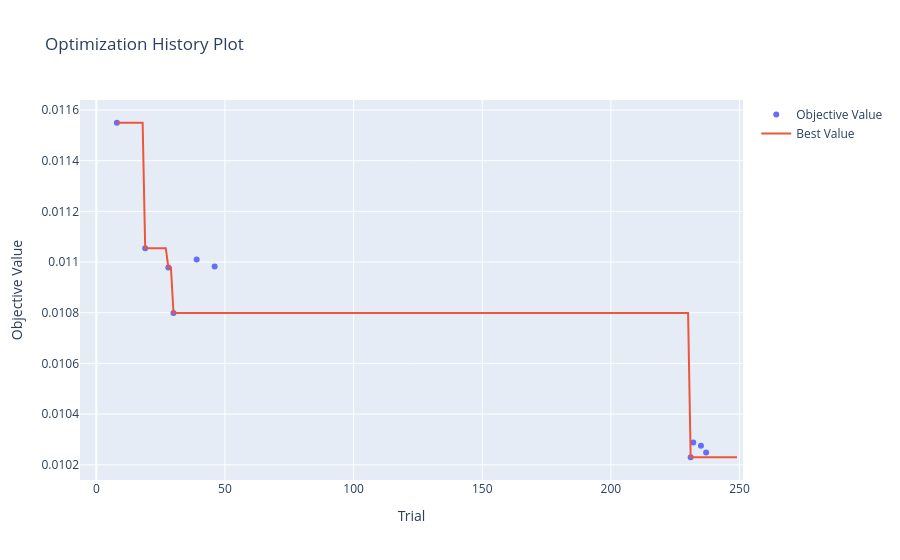
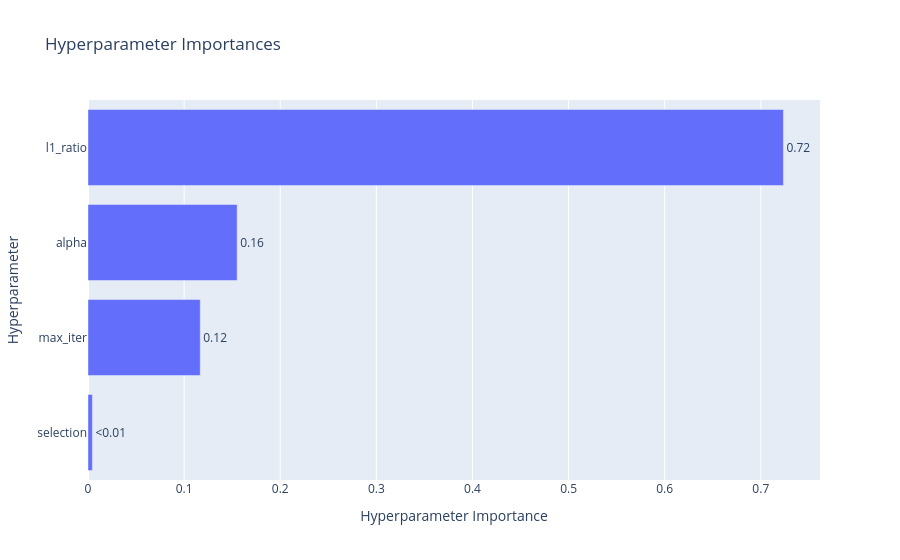
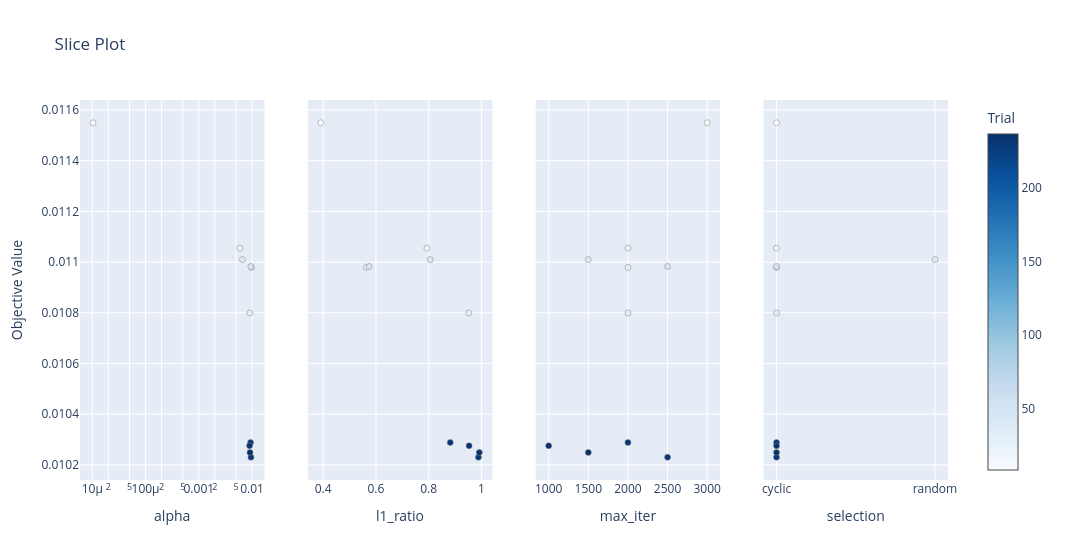
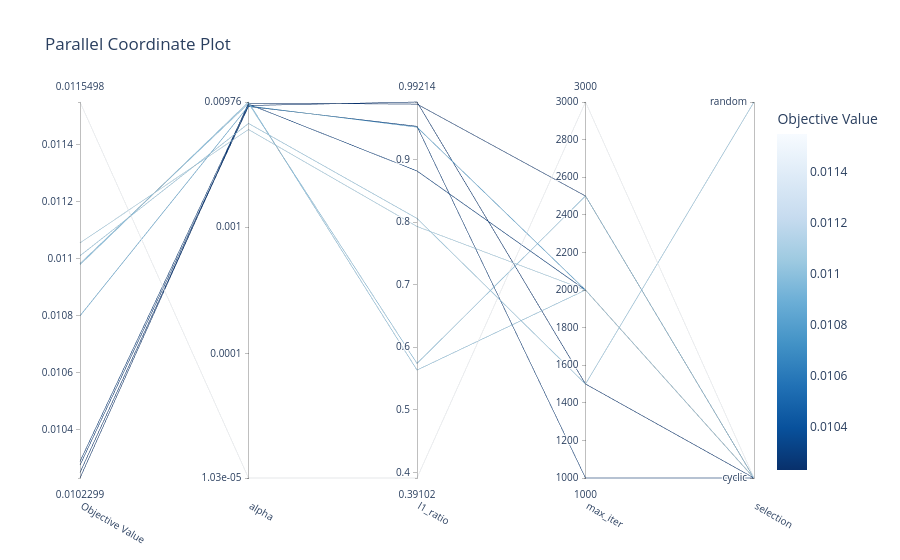

The code cell stored with these charts, in order, in its notebook:
### Code cell
study = results[0]["study"]

vis.plot_optimization_history(study).show()
vis.plot_param_importances(study).show()
vis.plot_slice(study).show()
vis.plot_parallel_coordinate(study).show()
vis.plot_contour(study).show()
vis.plot_edf(study).show()

### Figure 1 — Plotly figure (JSON) as saved in the notebook; plotly's stock layout.template omitted (floating-point values rounded to 4 significant figures; data arrays with more than 128 entries replaced by an {"elided": "..."} marker saying what was removed)
{"data": [{"mode": "markers", "name": "Objective Value", "x": [8, 19, 28, 30, 39, 46, 231, 232, 235, 237], "y": [0.01155, 0.01105, 0.01098, 0.0108, 0.01101, 0.01098, 0.01023, 0.01029, 0.01027, 0.01025], "type": "scatter"}, {"mode": "lines", "name": "Best Value", "x": {"elided": "250 int values"}, "y": {"elided": "250 float values"}, "type": "scatter"}, {"marker": {"color": "#cccccc"}, "mode": "markers", "name": "Infeasible Trial", "showlegend": false, "x": [], "y": [], "type": "scatter"}], "layout": {"title": {"text": "Optimization History Plot"}, "xaxis": {"title": {"text": "Trial"}}, "yaxis": {"title": {"text": "Objective Value"}}}}

### Figure 2 — Plotly figure (JSON) as saved in the notebook; plotly's stock layout.template omitted (floating-point values rounded to 4 significant figures)
{"data": [{"cliponaxis": false, "hovertemplate": ["selection (CategoricalDistribution): 0.004563076546468414<extra></extra>", "max_iter (IntDistribution): 0.11677852253712667<extra></extra>", "alpha (FloatDistribution): 0.15516450182605895<extra></extra>", "l1_ratio (FloatDistribution): 0.723493899090346<extra></extra>"], "name": "Objective Value", "orientation": "h", "text": ["<0.01", "0.12", "0.16", "0.72"], "textposition": "outside", "x": [0.004563, 0.1168, 0.1552, 0.7235], "y": ["selection", "max_iter", "alpha", "l1_ratio"], "type": "bar"}], "layout": {"title": {"text": "Hyperparameter Importances"}, "xaxis": {"title": {"text": "Hyperparameter Importance"}}, "yaxis": {"title": {"text": "Hyperparameter"}}}}

### Figure 3 — Plotly figure (JSON) as saved in the notebook; plotly's stock layout.template omitted (floating-point values rounded to 4 significant figures)
{"data": [{"marker": {"color": [8, 19, 28, 30, 39, 46, 231, 232, 235, 237], "colorbar": {"title": {"text": "Trial"}, "x": 1.0, "xpad": 40}, "colorscale": [[0.0, "rgb(247,251,255)"], [0.125, "rgb(222,235,247)"], [0.25, "rgb(198,219,239)"], [0.375, "rgb(158,202,225)"], [0.5, "rgb(107,174,214)"], [0.625, "rgb(66,146,198)"], [0.75, "rgb(33,113,181)"], [0.875, "rgb(8,81,156)"], [1.0, "rgb(8,48,107)"]], "line": {"color": "Grey", "width": 0.5}, "showscale": true}, "mode": "markers", "name": "Feasible Trial", "showlegend": false, "x": [1.031e-05, 0.005912, 0.009763, 0.00908, 0.006604, 0.009515, 0.009553, 0.00939, 0.009001, 0.009161], "y": [0.01155, 0.01105, 0.01098, 0.0108, 0.01101, 0.01098, 0.01023, 0.01029, 0.01027, 0.01025], "type": "scatter", "xaxis": "x", "yaxis": "y"}, {"marker": {"color": [8, 19, 28, 30, 39, 46, 231, 232, 235, 237], "colorbar": {"title": {"text": "Trial"}, "x": 1.0, "xpad": 40}, "colorscale": [[0.0, "rgb(247,251,255)"], [0.125, "rgb(222,235,247)"], [0.25, "rgb(198,219,239)"], [0.375, "rgb(158,202,225)"], [0.5, "rgb(107,174,214)"], [0.625, "rgb(66,146,198)"], [0.75, "rgb(33,113,181)"], [0.875, "rgb(8,81,156)"], [1.0, "rgb(8,48,107)"]], "line": {"color": "Grey", "width": 0.5}, "showscale": false}, "mode": "markers", "name": "Feasible Trial", "showlegend": false, "x": [0.391, 0.7931, 0.5636, 0.9519, 0.806, 0.5741, 0.9888, 0.8819, 0.9533, 0.9921], "y": [0.01155, 0.01105, 0.01098, 0.0108, 0.01101, 0.01098, 0.01023, 0.01029, 0.01027, 0.01025], "type": "scatter", "xaxis": "x2", "yaxis": "y2"}, {"marker": {"color": [8, 19, 28, 30, 39, 46, 231, 232, 235, 237], "colorbar": {"title": {"text": "Trial"}, "x": 1.0, "xpad": 40}, "colorscale": [[0.0, "rgb(247,251,255)"], [0.125, "rgb(222,235,247)"], [0.25, "rgb(198,219,239)"], [0.375, "rgb(158,202,225)"], [0.5, "rgb(107,174,214)"], [0.625, "rgb(66,146,198)"], [0.75, "rgb(33,113,181)"], [0.875, "rgb(8,81,156)"], [1.0, "rgb(8,48,107)"]], "line": {"color": "Grey", "width": 0.5}, "showscale": false}, "mode": "markers", "name": "Feasible Trial", "showlegend": false, "x": [3000, 2000, 2000, 2000, 1500, 2500, 2500, 2000, 1000, 1500], "y": [0.01155, 0.01105, 0.01098, 0.0108, 0.01101, 0.01098, 0.01023, 0.01029, 0.01027, 0.01025], "type": "scatter", "xaxis": "x3", "yaxis": "y3"}, {"marker": {"color": [8, 19, 28, 30, 39, 46, 231, 232, 235, 237], "colorbar": {"title": {"text": "Trial"}, "x": 1.0, "xpad": 40}, "colorscale": [[0.0, "rgb(247,251,255)"], [0.125, "rgb(222,235,247)"], [0.25, "rgb(198,219,239)"], [0.375, "rgb(158,202,225)"], [0.5, "rgb(107,174,214)"], [0.625, "rgb(66,146,198)"], [0.75, "rgb(33,113,181)"], [0.875, "rgb(8,81,156)"], [1.0, "rgb(8,48,107)"]], "line": {"color": "Grey", "width": 0.5}, "showscale": false}, "mode": "markers", "name": "Feasible Trial", "showlegend": false, "x": ["cyclic", "cyclic", "cyclic", "cyclic", "random", "cyclic", "cyclic", "cyclic", "cyclic", "cyclic"], "y": [0.01155, 0.01105, 0.01098, 0.0108, 0.01101, 0.01098, 0.01023, 0.01029, 0.01027, 0.01025], "type": "scatter", "xaxis": "x4", "yaxis": "y4"}], "layout": {"xaxis": {"anchor": "y", "domain": [0.0, 0.2125], "title": {"text": "alpha"}, "type": "log"}, "yaxis": {"anchor": "x", "domain": [0.0, 1.0], "title": {"text": "Objective Value"}}, "xaxis2": {"anchor": "y2", "domain": [0.2625, 0.475], "title": {"text": "l1_ratio"}}, "yaxis2": {"anchor": "x2", "domain": [0.0, 1.0], "matches": "y", "showticklabels": false}, "xaxis3": {"anchor": "y3", "domain": [0.525, 0.7375], "title": {"text": "max_iter"}}, "yaxis3": {"anchor": "x3", "domain": [0.0, 1.0], "matches": "y", "showticklabels": false}, "xaxis4": {"anchor": "y4", "domain": [0.7875, 1.0], "title": {"text": "selection"}, "type": "category", "categoryorder": "array", "categoryarray": ["cyclic", "random"]}, "yaxis4": {"anchor": "x4", "domain": [0.0, 1.0], "matches": "y", "showticklabels": false}, "title": {"text": "Slice Plot"}, "width": 1200}}

### Figure 4 — Plotly figure (JSON) as saved in the notebook; plotly's stock layout.template omitted (floating-point values rounded to 4 significant figures)
{"data": [{"dimensions": [{"label": "Objective Value", "range": [0.01023, 0.01155], "values": [0.01155, 0.01105, 0.01098, 0.0108, 0.01101, 0.01098, 0.01023, 0.01029, 0.01027, 0.01025]}, {"label": "alpha", "range": [-4.987, -2.01], "ticktext": ["1.03e-05", "0.0001", "0.001", "0.00976"], "tickvals": [-4.987, -4, -3, -2.01], "values": [-4.987, -2.228, -2.01, -2.042, -2.18, -2.022, -2.02, -2.027, -2.046, -2.038]}, {"label": "l1_ratio", "range": [0.391, 0.9921], "values": [0.391, 0.7931, 0.5636, 0.9519, 0.806, 0.5741, 0.9888, 0.8819, 0.9533, 0.9921]}, {"label": "max_iter", "range": [1000, 3000], "values": [3000, 2000, 2000, 2000, 1500, 2500, 2500, 2000, 1000, 1500]}, {"label": "selection", "range": [0, 1], "ticktext": ["cyclic", "random"], "tickvals": [0, 1], "values": [0, 0, 0, 0, 1, 0, 0, 0, 0, 0]}], "labelangle": 30, "labelside": "bottom", "line": {"color": [0.01155, 0.01105, 0.01098, 0.0108, 0.01101, 0.01098, 0.01023, 0.01029, 0.01027, 0.01025], "colorbar": {"title": {"text": "Objective Value"}}, "colorscale": [[0.0, "rgb(247,251,255)"], [0.125, "rgb(222,235,247)"], [0.25, "rgb(198,219,239)"], [0.375, "rgb(158,202,225)"], [0.5, "rgb(107,174,214)"], [0.625, "rgb(66,146,198)"], [0.75, "rgb(33,113,181)"], [0.875, "rgb(8,81,156)"], [1.0, "rgb(8,48,107)"]], "reversescale": true, "showscale": true}, "type": "parcoords"}], "layout": {"title": {"text": "Parallel Coordinate Plot"}}}
